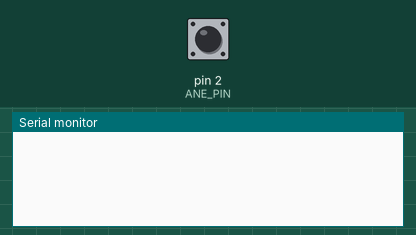
This sketch was run on a simulated Arduino Uno, built with avr-gcc and run on an emulated ATmega328P. Shown: the last lines printed to the serial monitor. Inputs (shaded band) come from the test bench; at power-on: pin 2 (ANE_PIN) HIGH.

Above: at 1.2 s.
1.3 s: pin 2 (ANE_PIN) pulled LOW for 0.15 s
At 4.1 s:
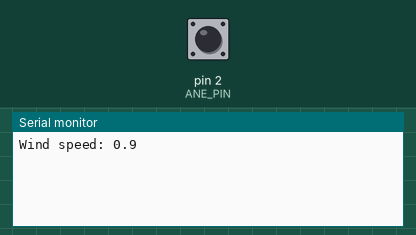
4.4 s: pin 2 (ANE_PIN) pulled LOW for 3.2 s
At 6.6 s:
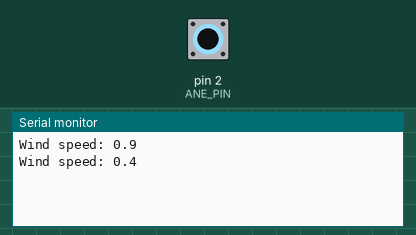
Timing chart, 0 to 8.1 s (numbered marks = the images above; inputs shaded):
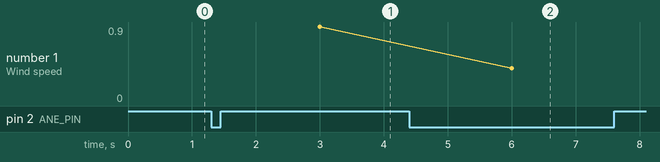

Measured:
- after the input at 1.3 s, the serial monitor: prints a new line after 1.7 s (image 1)
- after the input at 4.4 s, the serial monitor: prints a new line after 1.6 s (image 2)

The sketch:

testAnemometer.ino
```cpp
/**
 * This program test the anemometer
 * base on: http://www.vashonceltictunes.net/misc/WeatherStation/WeatherStation.pde
 */

#define ANE_PIN 2
volatile int numRevsAnemometer = 0; // Incremented in the interrupt
// How often we want to calculate wind speed or direction
#define MSECS_CALC_WIND_SPEED 3000

long nextCalcSpeed;                // When we next calc the wind speed
long nextCalcDir;                  // When we next calc the direction
long time;                         // Millis() at each start of loop().


//=======================================================
// Calculate the wind speed, and display it (or log it, whatever).
// 1 rev/sec = 1.492 mph
//=======================================================
void calcWindSpeed() {
   int x, iSpeed;
   // This will produce mph * 10
   // (didn't calc right when done as one statement)
   long speed = 14920;
   speed *= numRevsAnemometer;
   speed /= MSECS_CALC_WIND_SPEED;
   iSpeed = speed;         // Need this for formatting below

   Serial.print("Wind speed: ");
   x = iSpeed / 10;
   Serial.print(x);
   Serial.print('.');
   x = iSpeed % 10;
   Serial.println(x);

   numRevsAnemometer = 0;        // Reset counter
}
//=======================================================
// Interrupt handler for anemometer. Called each time the reed
// switch triggers (one revolution).
//=======================================================
void countAnemometer() {
   numRevsAnemometer++;
//   Serial.print("NUM REv"); Serial.println(numRevsAnemometer);
}
void setup() {
  Serial.begin(9600);
  pinMode(ANE_PIN,INPUT);
  digitalWrite(ANE_PIN, HIGH);
  attachInterrupt(0,countAnemometer, CHANGE);
  nextCalcSpeed = millis() + MSECS_CALC_WIND_SPEED;
  // put your setup code here, to run once:
}

void loop() {
  // put your main code here, to run repeatedly:
     time = millis();

   if (time >= nextCalcSpeed) {
      calcWindSpeed();
      nextCalcSpeed = time + MSECS_CALC_WIND_SPEED;
   }

//   Serial.print("Windspeed is"); Serial.println(nextCalcSpeed);

}
```
